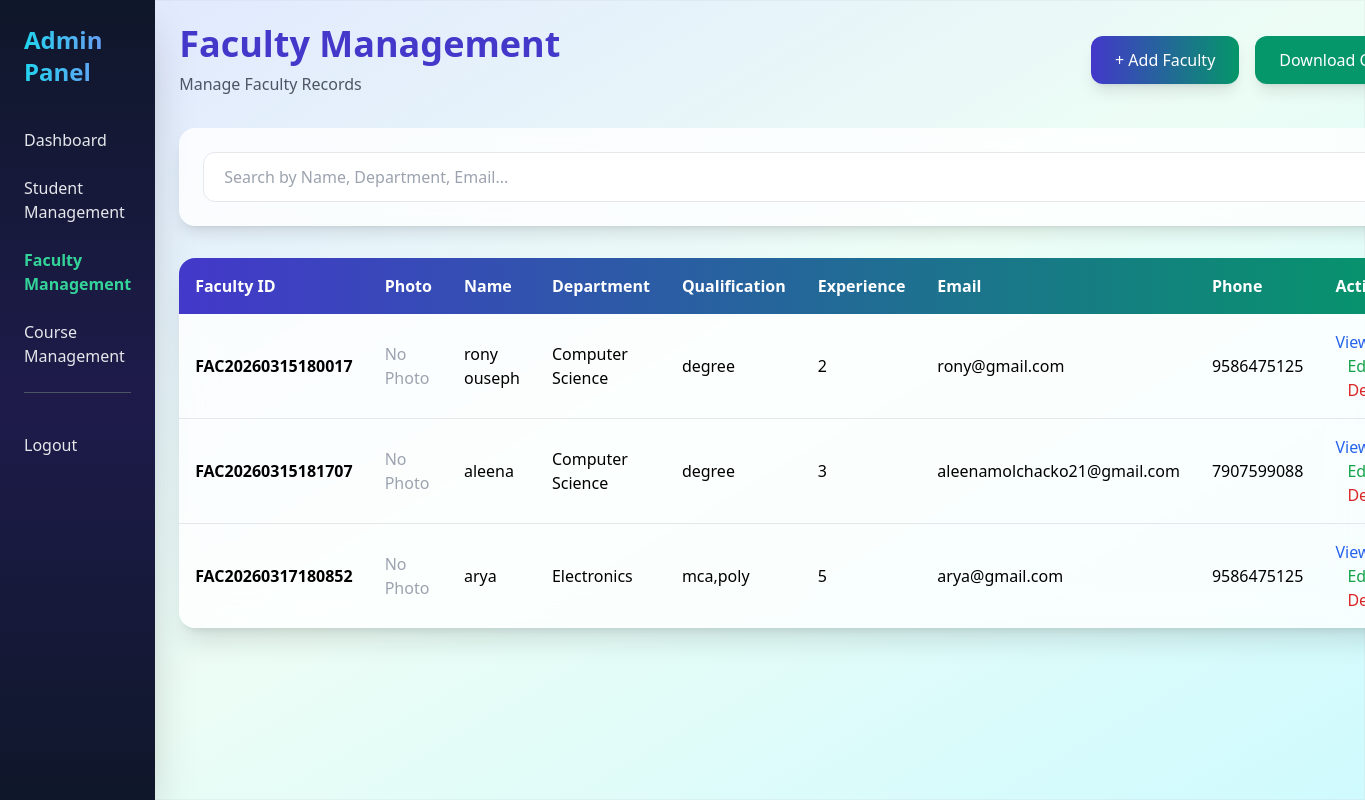
The page /faculty/ (signed in) on the database its author committed.
### student_app/models.py (models this page shows, shortened)
class Faculty(models.Model):
    facultyid = models.CharField(max_length=100, unique=True, blank=True)
    fullname = models.CharField(max_length=100)
    dob = models.DateField()
    gender = models.CharField(max_length=10)
    email = models.EmailField()
    phone = models.CharField(max_length=15)
    department = models.CharField(max_length=100)
    designation = models.CharField(max_length=100)
    qualification = models.CharField(max_length=100)
    experience = models.IntegerField()
    joining_date = models.DateField(null=True, blank=True)
    address = models.TextField()
    city = models.CharField(max_length=100, null=True, blank=True)
    photo = models.ImageField(upload_to="faculty_photos/", null=True, blank=True)
    id_proof = models.FileField(upload_to="faculty_documents/", blank=True, null=True)

### student_app/views.py (the view)
# urls.py: path('faculty/', faculty_list, name='faculty'),
@login_required
def faculty_list(request):
    faculty = Faculty.objects.all()
    return render(request, "facultymanagement.html", {"faculty": faculty})

### student_app/templates/facultymanagement.html (shortened to what this page needs)
<!DOCTYPE html>
<html lang="en">
<head>
<script src="https://cdn.tailwindcss.com"></script>
</head>
<body class="min-h-screen bg-gradient-to-br from-indigo-100 via-emerald-50 to-cyan-100 flex">
<div class="fixed inset-0 -z-10">
  <img src="https://images.unsplash.com/photo-1523050854058-8df90110c9f1"
       class="w-full h-full object-cover opacity-15">
</div>
<aside class="w-64 bg-gradient-to-b from-slate-900 via-indigo-950 to-slate-900 text-gray-200 p-6 min-h-screen shadow-2xl">
<h2 class="text-2xl font-bold mb-10 bg-gradient-to-r from-cyan-400 to-indigo-400 bg-clip-text text-transparent">
</h2>
<ul class="space-y-6">
<li>
<a href="{% url 'dashboard' %}" class="hover:text-emerald-400 transition">
Dashboard
</a>
</li>
<li>
<a href="{% url 'student' %}" class="hover:text-emerald-400 transition">
Student Management
</a>
</li>
<li>
<a href="{% url 'faculty' %}" class="text-emerald-400 font-semibold">
Faculty Management
</a>
</li>
<li>
<a href="#" class="hover:text-emerald-400 transition">
Course Management
</a>
</li>
<li class="pt-10 border-t border-gray-600">
<a href="{% url 'logout' %}" class="hover:text-red-400 transition">
Logout
</a>
</li>
</ul>
</aside>
<div class="flex-1 p-6 max-w-full">
<div class="flex flex-col md:flex-row justify-between items-center mb-8">
<div>
<h1 class="text-4xl font-extrabold text-primary">Faculty Management</h1>
<p class="text-gray-600 mt-2">Manage Faculty Records</p>
</div>
<div class="flex space-x-4 mt-4 md:mt-0">
<a href="{% url 'faculty_add' %}"
class="px-6 py-3 bg-gradient-to-r from-primary to-secondary text-white rounded-xl shadow-lg hover:scale-105 transition">
+ Add Faculty
</a>
<button onclick="downloadCSV()"
class="px-6 py-3 bg-secondary text-white rounded-xl shadow-lg hover:bg-green-700 transition">
Download CSV
</button>
</div>
</div>
<div class="bg-white/80 backdrop-blur-lg rounded-2xl shadow-lg p-6 mb-8">
<input type="text" id="searchInput"
placeholder="Search by Name, Department, Email..."
class="w-full px-5 py-3 rounded-xl border focus:ring-2 focus:ring-primary outline-none"
onkeyup="searchFaculty()">
</div>
<div class="bg-white/80 backdrop-blur-lg rounded-2xl shadow-xl overflow-x-auto">
<table class="w-full text-left">
<thead class="bg-gradient-to-r from-primary to-secondary text-white">
<tr>
<th class="p-4">Faculty ID</th>
<th class="p-4">Photo</th>
<th class="p-4">Name</th>
<th class="p-4">Department</th>
<th class="p-4">Qualification</th>
<th class="p-4">Experience</th>
<th class="p-4">Email</th>
<th class="p-4">Phone</th>
<th class="p-4">Actions</th>
</tr>
</thead>
<tbody id="facultyTable" class="divide-y">
{% for f in faculty %}
<tr class="hover:bg-indigo-50 transition">
<td class="p-4 font-semibold">{{ f.facultyid }}</td>
<td class="p-4">
{% if f.photo %}
<img src="{{ f.photo.url }}" class="w-12 h-12 rounded-full">
{% else %}
<span class="text-gray-400">No Photo</span>
{% endif %}
</td>
<td class="p-4">{{ f.fullname }}</td>
<td class="p-4">{{ f.department }}</td>
<td class="p-4">{{ f.qualification }}</td>
<td class="p-4">{{ f.experience }}</td>
<td class="p-4">{{ f.email }}</td>
<td class="p-4">{{ f.phone }}</td>
<td class="p-4 space-x-3">
<a href="{% url 'faculty_view' f.id %}" class="text-blue-600 hover:underline">View</a>
<a href="{% url 'faculty_edit' f.id %}" class="text-green-600 hover:underline">Edit</a>
<a href="{% url 'faculty_delete' f.id %}" class="text-red-600 hover:underline">Delete</a>
</td>
</tr>
{% empty %}
<tr>
<td colspan="9" class="text-center p-6 text-gray-500">
No Faculty Records Found
</td>
</tr>
{% endfor %}
</tbody>
</table>
</div>
</div>
</body>
</html>

### rows shown on the page
Faculty: facultyid "FAC20260315180017", photo "No Photo", fullname "rony ouseph", department "Computer Science", qualification "degree", experience "2", email "rony@gmail.com", phone "9586475125"
Faculty: facultyid "FAC20260315181707", photo "No Photo", fullname "aleena", department "Computer Science", qualification "degree", experience "3", email "aleenamolchacko21@gmail.com", phone "7907599088"
Faculty: facultyid "FAC20260317180852", photo "No Photo", fullname "arya", department "Electronics", qualification "mca,poly", experience "5", email "arya@gmail.com", phone "9586475125"
